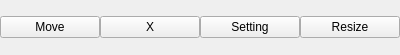
<?xml version="1.0" encoding="UTF-8"?>
<ui version="4.0">
 <class>ScreenBar</class>
 <widget class="QWidget" name="ScreenBar">
  <property name="geometry">
   <rect>
    <x>0</x>
    <y>0</y>
    <width>400</width>
    <height>55</height>
   </rect>
  </property>
  <property name="windowTitle">
   <string>Form</string>
  </property>
  <layout class="QHBoxLayout" name="horizontalLayout">
   <property name="spacing">
    <number>0</number>
   </property>
   <property name="leftMargin">
    <number>0</number>
   </property>
   <property name="topMargin">
    <number>0</number>
   </property>
   <property name="rightMargin">
    <number>0</number>
   </property>
   <property name="bottomMargin">
    <number>0</number>
   </property>
   <item>
    <widget class="QPushButton" name="moveButton">
     <property name="text">
      <string>Move</string>
     </property>
    </widget>
   </item>
   <item>
    <widget class="QPushButton" name="removeButton">
     <property name="text">
      <string>X</string>
     </property>
    </widget>
   </item>
   <item>
    <widget class="QPushButton" name="settingButton">
     <property name="text">
      <string>Setting</string>
     </property>
    </widget>
   </item>
   <item>
    <widget class="QPushButton" name="resizeButton">
     <property name="text">
      <string>Resize</string>
     </property>
    </widget>
   </item>
  </layout>
 </widget>
 <resources/>
 <connections/>
</ui>
